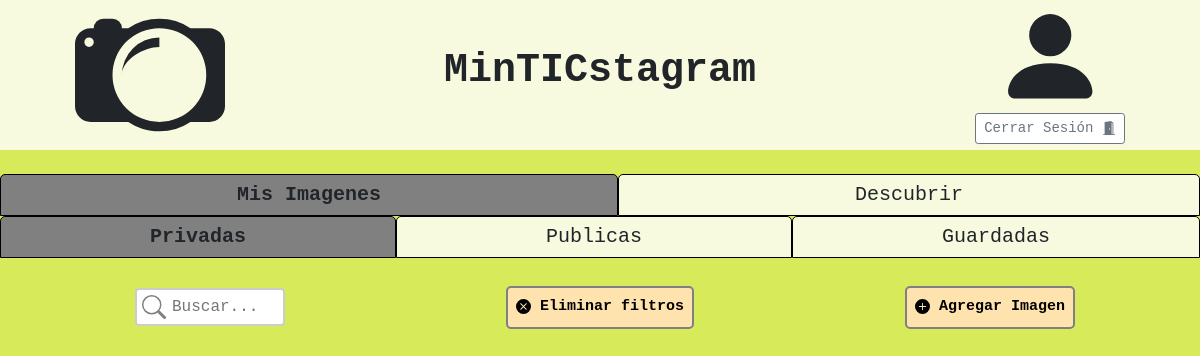
Page /principal/ (signed in) on the earlier database version.
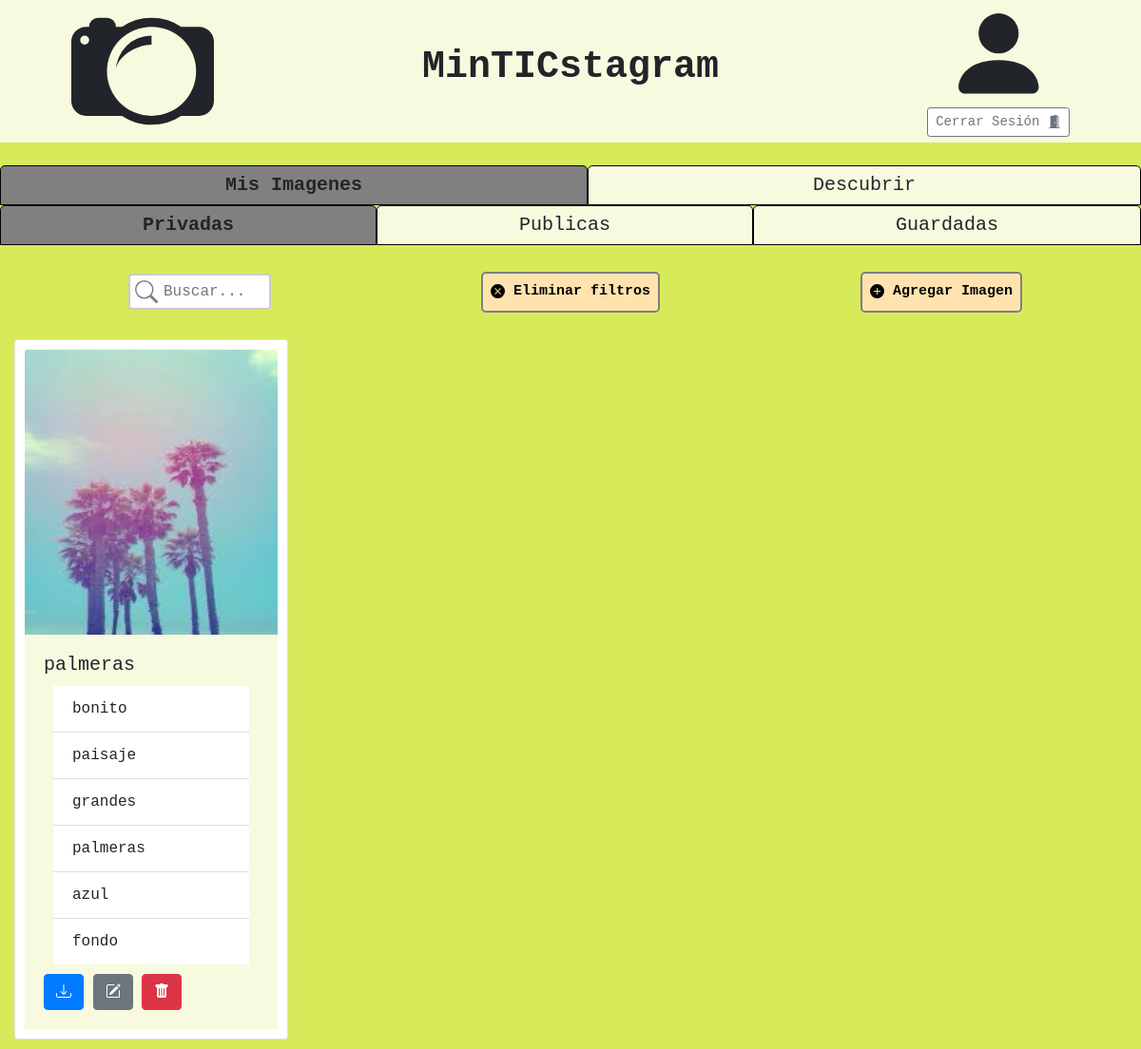
Same page on the later database version.
### tables this page shows
CREATE TABLE Imagenes (
    id INTEGER PRIMARY KEY AUTOINCREMENT,
    id_usuario REFERENCES Usuarios(id),
    nombre_imagen TEXT,
    ruta TEXT,
    privada BOOLEAN
);

CREATE TABLE Etiquetas (
    id INTEGER PRIMARY KEY AUTOINCREMENT,
    nombre_etiqueta TEXT UNIQUE
);

### controlador.py (the view)
@app.route("/principal/", methods=('GET', 'POST'))
@login_required
def principal():
    img_privadas = get_imagenes(session['user_id'], 1)
    img_publicas = get_imagenes(session['user_id'], 0)
    img_guardadas = get_guardadas(session['user_id'])
    img_descubrir = descubir_imagenes(session['user_id'])
    username = request.cookies.get('usuario')
    return render_template("principal.html",  galeria1=img_privadas, galeria2=img_publicas, galeria3=img_guardadas, galeria4=img_descubrir)

### controlador.py (called while the page is built)
def login_required(view):
    @wraps(view)
    def wrapped_view(*arg, **kwargs):
        if g.user is None:
            return redirect(url_for( 'ingreso' ))
        return view(*arg, **kwargs)
    return wrapped_view

@app.before_request
def load_logged_in_user():
    user_id = session.get('user_id')
    if user_id is None:
        g.user = None
    else:
        g.user = get_usuario_byID(user_id)

### db.py (called while the page is built)
def conectar():
    try:
        if 'db' not in g:
            g.db = sqlite3.connect('MinTICstagram.db')
        return g.db
    except Error as e:
        print(e)

def desconectar():
    try:
        db = g.pop('db', None)
        if db is not None:
            db.close()
    except Error as e:
        print(e)

def get_usuario_byID(id_):
    query = """SELECT id, nombre_usuario, correo, contraseña
               FROM Usuarios
               WHERE id=?;"""
    values = (id_,)
    keys = ['id', 'nombre', 'correo', 'contraseña']
    try:
        con = conectar()
        cursor = con.cursor()
        cursor.execute(query, values)
        res = cursor.fetchone()
        desconectar()
        return None if res is None else {k:v for k,v in zip(keys, res)}
    except Error as e:
        print(e)

def get_imagenes(usrId, privada):
    query = """SELECT id, nombre_imagen, ruta
               FROM Imagenes
               WHERE id_usuario=? AND privada=?;"""
    values = (usrId, 1 if privada else 0)
    try:
        con = conectar()
        cursor = con.cursor()
        cursor.execute(query, values)
        imagenes = cursor.fetchall()
        desconectar()
        keys = ['id', 'nombre', 'ruta']
        imagenes = [{k:v for k,v in zip(keys,img)} for img in imagenes]
        for img in imagenes:
            img['etiquetas'] = get_etiquetas(img['id'])
        return imagenes
    except Error as e:
        print(e)

def get_guardadas(usrId):
    query = """SELECT I.id, I.nombre_imagen, I.ruta
               FROM Imagenes AS I
               INNER JOIN MeGusta AS MG ON MG.id_imagen = I.id
               WHERE MG.id_usuario=?;"""
    values = (usrId,)
    try:
        con = conectar()
        cursor = con.cursor()
        cursor.execute(query, values)
        imagenes = cursor.fetchall()
        desconectar()
        keys = ['id', 'nombre', 'ruta']
        imagenes = [{k:v for k,v in zip(keys,img)} for img in imagenes]
        for img in imagenes:
            img['etiquetas'] = get_etiquetas(img['id'])
        return imagenes
    except Error as e:
        print(e)

### templates/principal.html (shortened to what this page needs)
<!DOCTYPE html>
<html lang="es">
<head>
    <link rel="stylesheet" href="https://cdn.jsdelivr.net/npm/bootstrap@4.5.3/dist/css/bootstrap.min.css"
>
    <link rel="stylesheet" href="{{ url_for('static', filename='estilos/principales.css') }}">
</head>
<body>
    <header>
        <div id="wrapper">
            <div id="column1">
            </div>
            <div id="column2">
                <h1 style="font-weight: bold;">MinTICstagram</h1>
            </div>
            <div id="column3">
                <div class="logo">
                    <svg height="100%" viewBox="0 0 16 16" class="bi bi-person-fill" fill="currentColor"
                        xmlns="http://www.w3.org/2000/svg">
                        <path fill-rule="evenodd"
                            d="M3 14s-1 0-1-1 1-4 6-4 6 3 6 4-1 1-1 1H3zm5-6a3 3 0 1 0 0-6 3 3 0 0 0 0 6z" />
                    </svg>
                </div>
                <div>
                    <button type="button" class="btn btn-outline-secondary btn-sm" data-toggle="modal"
                        data-target="#modalCerrarSesion">
                        Cerrar Sesión
                    </button>
                </div>
            </div>
        </div>
    </header>
    <br>
    <div class="grid-container two-cols">
        <div class="grid-item tab" id="myImgs-tab" onclick="openTab('myImgs');">
            Mis Imagenes
        </div>
        <div class="grid-item tab" id="buscar-tab" onclick="openTab('buscar');">
            Descubrir
        </div>
    </div>
    <div class="tab-content" id="myImgs-content" style="display: none;">
        <div class="grid-container three-cols">
            <div class="grid-item tab-img" id="privadas-tab" onclick="obtenerSubTab('privadas');">
                Privadas
            </div>
            <div class="grid-item tab-img" id="publicas-tab" onclick="obtenerSubTab('publicas');">
                Publicas
            </div>
            <div class="grid-item tab-img" id="guardadas-tab" onclick="obtenerSubTab('guardadas');">
                Guardadas
            </div>
        </div>
        <br>
        <div class="tab-content" id="privadas-content" style="display: none;">
            <div class="container-fluid">
                <div class="container-fluid">
                    <div class="row">
                        <div class="col align-self-center center">
                            <form style="text-align: center;" action="{{ url_for('buscarPrivadas') }}" method="POST"
                                enctype="multipart/form-data">
                                <input type="text" class="searchbar" name="search" placeholder="Buscar...">
                            </form>
                        </div>
                        <div class="col align-self-center center">
                            <form action="{{ url_for('principal') }}" method="POST" enctype="multipart/form-data">
                                <button type="submit" class="boton">
                                    Eliminar filtros
                                </button>
                            </form>
                        </div>
                        <div class="col align-self-center center">
                            <button type="button" class="boton" data-toggle="modal" data-target="#nuevaImgModal">
                                <svg width="1em" height="1em" viewBox="0 0 16 16" class="bi bi-plus-circle-fill"
                                    fill="currentColor" xmlns="http://www.w3.org/2000/svg">
                                    <path fill-rule="evenodd"
                                        d="M16 8A8 8 0 1 1 0 8a8 8 0 0 1 16 0zM8.5 4.5a.5.5 0 0 0-1 0v3h-3a.5.5 0 0 0 0 1h3v3a.5.5 0 0 0 1 0v-3h3a.5.5 0 0 0 0-1h-3v-3z" />
                                </svg>
                                Agregar Imagen
                            </button>
                        </div>
                    </div>
                </div>
                <br>
                <div class="row">
                    {% for t in galeria1 %}
                    <div class="col-md-3">
                        <div class="card mx-auto" style="width: 18rem; padding: 10px; margin-bottom: 10px;">
                            <img src="{{ url_for('static', filename= t['ruta'] ) }}" class="card-img-top myImg"
                                width="300" height="300" onclick="showImgModal(event);">
                            <div class="card-body">
                                <h5 class="card-title" style="float: left;"> {{ t['nombre'] }} </h5><br>
                                <ul class="list-group list-group-flush" style="display: block; margin: 10px;">
                                    {% for q in t['etiquetas'] %}
                                        <li class="list-group-item">{{ q }}</li>
                                    {% endfor %}
                                </ul>
                                <a download="imagen.jpg" href="{{ url_for('static', filename= t['ruta'] ) }}">
                                    <button type="button" class="btn btn-primary">
                                    </button>
                                </a>
                                {% set id = t['id'] %}
                                {% set ruta = t['ruta'] %}
                                <button type="button" class="btn btn-secondary" data-toggle="modal"
                                    data-target="#actualizarImgModal"
                                    onclick="displayImgOnUpdateModal(event, '{{ id }}', '{{ ruta }}'); setRadioBtn('Privada');">
                                </button>
                                <a href="{{ url_for('delete', id= t['id'] ) }}">
                                    <button type="button" class="btn btn-danger">
                                    </button>
                                </a>
                            </div>
                        </div>
                    </div>
                    {% endfor %}
                </div>
            </div>
        </div>
    </div>
</body>
</html>

### static/estilos/principales.css (style rules this page uses)
* { font-family: "Courier New", Courier, monospace; margin: 0; box-sizing: border-box; }
.btn-group-sm>.btn, .btn-sm { background-color: white; }
body { background-color: #d7eb5a; font-family: "Courier New", Courier, monospace; margin: 0; }
header { width:100%; background-color: #f7fade; height: 150px; text-align: center; left: 0; top: 0; }
#wrapper { width:100%; height:150px; margin:auto; display: flex; }
#column1 { width:25%; height:150px; float:left; align-items: center; }
#column2 { width:50%; height:150px; float:left; line-height: 150px; text-align: center; display:flex; align-items: center; justify-content: center; }
#column3 { width:25%; height:150px; align-items: center; float:left; }
.logo { display: inline-block; height: 75%; vertical-align: middle; }
.boton { background-color: #ffe3ae; color: black; text-align: center; text-decoration: none; display: inline-block; font-family: 'Courier New', Courier, monospace; font-weight:bold; font-size:15px; padding: 8px; margin: 4px 2px; transition-duration: 0.4s; cursor: pointer; border-radius: 5px; border: 2px solid gray; }
.searchbar { width: 150px; box-sizing: border-box; border: 2px solid #ccc; border-radius: 4px; font-size: 16px; background-color: white; background-image: url('../img/searchicon.svg'); background-position: 5px 5px; background-repeat: no-repeat; padding: 5px 20px 5px 35px; transition: width 0.4s ease-in-out; }
.center { text-align: center; }
.grid-container { display: grid; grid-gap: 0px; padding: 0px; }
.two-cols { grid-template-columns: auto auto; }
.three-cols { grid-template-columns: auto auto auto; }
.grid-item { background-color: #f7fade; border: 1px solid black; border-radius: 5px 5px 0 0; text-align: center; padding: 5px; font-size: 20px; cursor: pointer; }
.active { background-color: grey; font-weight: bold; }
.myImg { cursor: pointer; transition: 0.3s; }
.card-body { background-color: #f7fade; }

Differences in the rows shown:
added Imagenes: ruta (picture), nombre "palmeras"
added Etiquetas: nombre_etiqueta "bonito"
added Etiquetas: nombre_etiqueta "paisaje"
added Etiquetas: nombre_etiqueta "grandes"
added Etiquetas: nombre_etiqueta "palmeras"
added Etiquetas: nombre_etiqueta "azul"
added Etiquetas: nombre_etiqueta "fondo"
